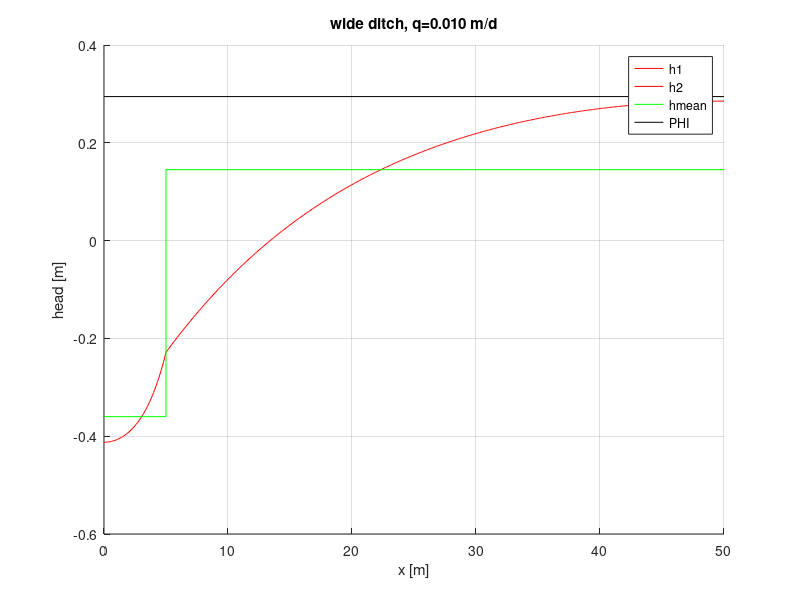

The MATLAB source for this figure:

solution_name='wideDitch';

%mktestset

% Steady-state wideditch head and seepage computation
%
%
% Analytic solution for flow in shallow aquifer on top of semi-confined
% regional aquifer with given head PHI.
% Situation
%
%                               |||||||||||| N2 |||||||||||||||||||
%     wide ditch ,h=hLR      |  vvvvvvvvvvvvvvvvvvvvvvvvvvvvvvvvvvv |
%                            |                                      |
%    |~~~~~~~~  csb~~~~~~~~~~~                                      |
%    |          kD1                         kD2                     |
%    |//////////c1//////////////////////////c2///////////////////// |
%    |          PHI                         PHI                     |
%    |^^^^^^^^^^^^^^^^^^^^^^^^^^^^^^^^^^^^^^^^^^^^^^^^^^^^^^^^^^^^^ |
%    |||||||||||||q1|||||||||||||||||||||||  q2 ||||||||||||||||||| |
%    |==== x1 ===>                                   <== x2 ========|
%    |<-------- b1 --------->|<-------------- b2 ------------------>|
%
% Ditch can be on either side, like the recharge.
%
% Flux through confining bed positive if upward (Dutch "kwel").
%
%
% TO 101227 110122

%% Initialize solution specific
    Q     =    0.3;         % [m2/d] extraction between the compartments
    qsoll = 0.01;         % [m/d] desired upward flux over entire width b1+b2
    N   =[ 0.004 0.004];        % [m/d] reharge on the two compartments
    PHI = -1;               % [ m ] prescribed head in regional aquifer
    hLR = [-0.5 -0.5];        % [ m ] head in ditch
    kD  = [  5  15];        % [m2/d] transmissivity of cover layer
    C   = [ 20  20];        % [ d ] resistance at bottom of cover layer
    b   = [ 5   45];        % [ m ] with of the two compartments
    csb = [ 1  1000000];        % [ m ] ditch bottom resistance, use Inf if no ditch
    w=1e6;      % [d/m] resistance through vertical side of ditch

hditch=hLR(1);  % [ m ] ditch level

c   = 1./(1./csb+1./C); % [ d ] net resistance in compartments
lam = sqrt(kD.*c);      % [ m ] characteristic length of the compartments

B=NaN(1,2);             % [ - ] dimensionless constants
B(1)=cosh(b(1)/lam(1))+(kD(1)/lam(1)*sinh(b(1)/lam(1)))/(kD(2)/lam(2)*sinh(b(2)/lam(2)))*cosh(b(2)/lam(2));
B(2)=cosh(b(2)/lam(2))+(kD(2)/lam(2)*sinh(b(2)/lam(2)))/(kD(1)/lam(1)*sinh(b(1)/lam(1)))*cosh(b(1)/lam(1));

beta=NaN(1,2);
beta(1)=lam(1)/b(1)*sinh(b(1)/lam(1))/B(1);
beta(2)=lam(2)/b(2)*sinh(b(2)/lam(2))/B(2);

dphidphi=1./(C./csb+1); % [ - ] dphi(1)/dphi and dphi(2)/dphi

dQdphi=NaN(1,2);
dQdphi(1)=(dphidphi(1)+(dphidphi(2)-dphidphi(1))*cosh(b(1)/lam(1))/B(1))/...
    (w+cosh(b(1)/lam(1))/B(1)/(kD(2)/lam(2)*tanh(b(2)/lam(2))));
dQdphi(2)=(dphidphi(2)+(dphidphi(1)-dphidphi(2))*cosh(b(2)/lam(2))/B(2))/...
    (w+cosh(b(2)/lam(2))/B(2)/(kD(1)/lam(1)*tanh(b(1)/lam(1))));

dhdphi=NaN(1,2);        % [ - ] dh(1)/dphi and dh(2)/dphi
dhdphi(1)=dphidphi(1)+(dphidphi(2)-dphidphi(1)-dQdphi(1)/(kD(2)/lam(2)*tanh(b(2)/lam(2))))/...
    B(1)*lam(1)/b(1)*sinh(b(1)/lam(1));
dhdphi(2)=dphidphi(2)+(dphidphi(1)-dphidphi(2)-dQdphi(1)/(kD(1)/lam(1)*tanh(b(1)/lam(1))))/...
    B(2)*lam(2)/b(2)*sinh(b(2)/lam(2));

% dq/dphi [(m/d)/m] is independent of recharge, just depends on fixed variables
dqdphi=b(1)/sum(b)/C(1)*(1-dhdphi(1))+b(2)/sum(b)/C(2)*(1-dhdphi(2)); % dq/dphi


%% Coordinats to compute heads

x1=0:0.1:b(1); % x in first compartment from left to right
x2=0:0.1:b(2); % x in second compartment from right to left

x =unique([x1 sum(b)-x2]);  % true real world x along cross section from center left

%% Computation of heads and mean heads and loop once to match q with
%  desired section-averaged seepage rate

NStep=2;  % we need exactly two steps to get the desired flux
hmean=NaN(1,2);
OutSteady=NaN(NStep,5);

%clc
NStep=5;

for i=1:NStep

    phi = (hLR(1,:)./csb+PHI./C)./(1./csb+1./C);% net fixed head in compartments

    QL=(N(1)*c(1)+phi(1)-hditch+...
    ((N(2)*c(2)+phi(2))-(N(1)*c(1)+phi(1)))*cosh(b(1)/lam(1))/B(1))/...
    (w+cosh(b(1)/lam(1))/(B(1)*kD(2)/lam(2)*tanh(b(2)/lam(2))));

    QR=(N(2)*c(2)+phi(2)-hditch+...
    ((N(1)*c(1)+phi(1))-(N(2)*c(2)+phi(2)))*cosh(b(2)/lam(2))/B(2))/...
    (w+cosh(b(2)/lam(2))/(B(2)*kD(1)/lam(1)*tanh(b(1)/lam(1))));
   
    Q=QL;
    
    % head as function of x1 and x2
     h1=N(1)*c(1)+((N(2)*c(2)+phi(2))-(N(1)*c(1)+phi(1))-Q/(kD(2)/lam(2)*tanh(b(2)/lam(2))))*cosh(x1/lam(1))/B(1)+phi(1);
     h2=N(2)*c(2)+((N(1)*c(1)+phi(1))-(N(2)*c(2)+phi(2))-Q/(kD(1)/lam(1)*tanh(b(1)/lam(1))))*cosh(x2/lam(2))/B(2)+phi(2);

 %    average head in both compartments
 %    hmean(1)=N(1)*c(1)+((N(2)*c(2)+phi(2))-(N(1)*c(1)+phi(1))-Q/(kD(2)/lam(2)*tanh(b(2)/lam(2))))*(lam(1)/b(1))*sinh(b(1)/lam(1))/B(1)+phi(1);
 %    hmean(2)=N(2)*c(2)+((N(1)*c(1)+phi(1))-(N(2)*c(2)+phi(2))-Q/(kD(1)/lam(1)*tanh(b(1)/lam(1))))*(lam(2)/b(2))*sinh(b(2)/lam(2))/B(2)+phi(2);
    
    hmean(1)=N(1)*c(1)+beta(1)*((N(2)*c(2)+phi(2))-(N(1)*c(1)+phi(1))-Q/(kD(2)/lam(2)*tanh(b(2)/lam(2))))+phi(1);
    hmean(2)=N(2)*c(2)+beta(2)*((N(1)*c(1)+phi(1))-(N(2)*c(2)+phi(2))-Q/(kD(1)/lam(1)*tanh(b(1)/lam(1))))+phi(2);

    % section-averaged seepage
    q=b(1)/sum(b)*(PHI-hmean(1))/C(1)+b(2)/sum(b)*(PHI-hmean(2))/C(2); % seepage
    

    hv=hmean(1)/(1+b(2)/b(1)*C(1)/C(2))+hmean(2)/(1+b(1)/b(2)*C(2)/C(1));
    cv=C(1)*C(2)*sum(b)/(b(1)*C(2)+b(2)*C(1));
 
    % show
    fprintf('PHI(%2d)=%10f  q=%10g hv=%10.2g cv=%10g (phi-hv)/cv=%10g  %12f QL=%12f QR=%12f hditch=%12f\n',...
         i,PHI,q,hv,cv,(PHI-hv)/cv,Q,QL,QR,hditch);

    % keep
    OutSteady(i,:)=[PHI q hv cv (PHI-hv)/cv];

    % update PHI for next loop
    PHI=PHI+(qsoll-q)/dqdphi;
    
end
PHI=OutSteady(end,1); % set PHI back to last used value

%% Plot results

figure; hold on; grid on; xlabel('x [m]'); ylabel('head [m]');
title(sprintf('wide ditch, q=%.3f m/d',q));
leg='';

plot(x1,h1,'r',sum(b)-x2,h2,'r'); leg{end+1}='h1'; leg{end+1}='h2';
plot([0 b(1) b(1) sum(b)],[hmean(1) hmean(1) hmean(2) hmean(2)],'g'); leg{end+1}='hmean';
plot([0 sum(b)],[PHI PHI],'k');                    leg{end+1}='PHI';

legend(leg)

x =[x1 fliplr(sum(b)-x2)];
hx=[h1 fliplr(h2)];

